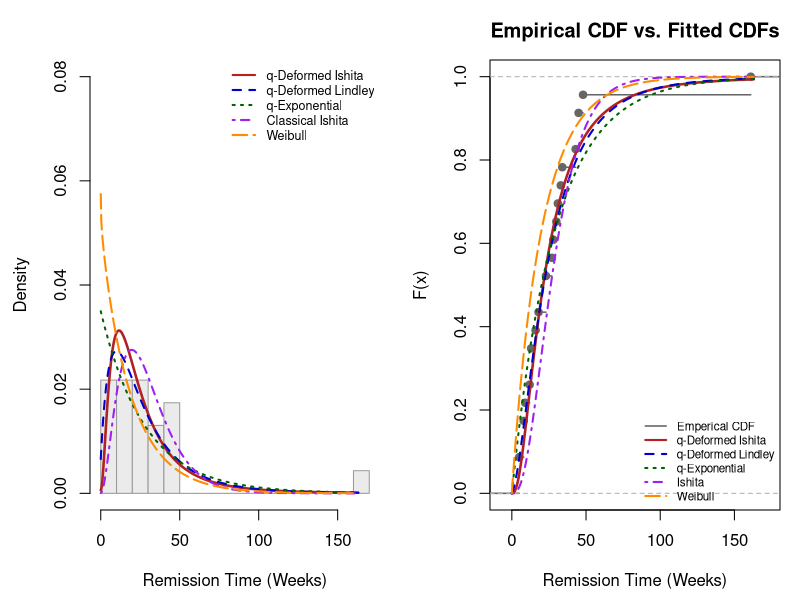
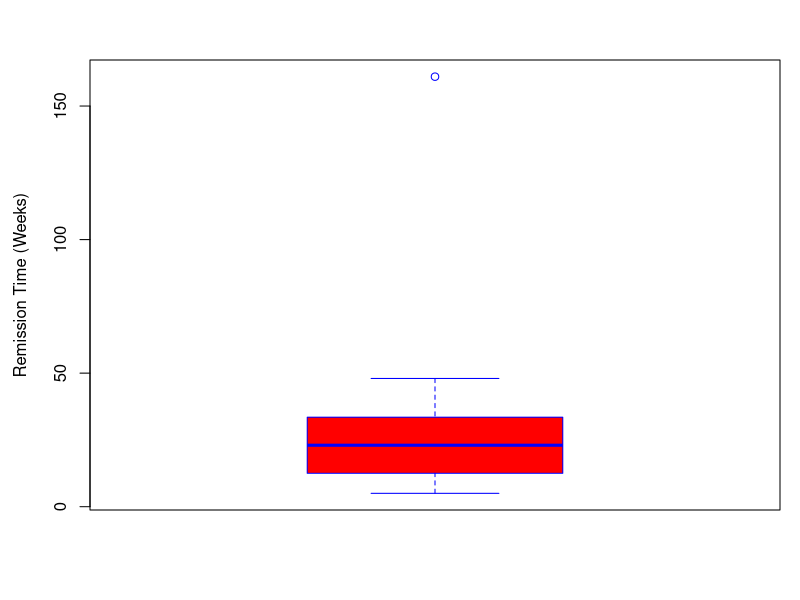

Write R code to recreate these figures, in order.
# Load required reliability and survival packages
library(survival)

# 1. Use standard built-in lifetime/reliability dataset from R (aml: Leukaemia survival/remission times)
aml
x <- aml$time  
n <- length(x)

# (a) q-Deformed Ishita (qDI) Density Function
dqDI <- function(x, theta, q) {
  if (theta <= 0 || q >= 4/3 || q < 1) return(rep(0, length(x)))
  num <- (2 - q) * (3 - 2 * q) * (4 - 3 * q) * (theta^3)
  den <- 2 + (3 - 2 * q) * (4 - 3 * q) * (theta^3)
  if (den <= 0 || num <= 0) return(rep(0, length(x)))
  
  C_val <- num / den
  pdf_vals <- numeric(length(x))
  valid <- (x > 0)
  
  if (abs(q - 1) < 1e-5) {
    pdf_vals[valid] <- (theta^3 / (theta^3 + 2)) * (theta + x[valid]^2) * exp(-theta * x[valid])
  } else {
    term <- 1 + (q - 1) * theta * x[valid]
    pdf_vals[valid] <- C_val * (theta + x[valid]^2) * (term^(-1 / (q - 1)))
  }
  return(pdf_vals)
}

pqDI <- function(x, theta, q) {
  sapply(x, function(val) {
    if (val <= 0) return(0)
    tryCatch(integrate(dqDI, lower = 0, upper = val, theta = theta, q = q)$value, error = function(e) NA)
  })
}

# (b) q-Deformed Lindley 
dqDL <- function(x, theta, q) {
  if (theta <= 0 || q >= 1.5 || q < 1) return(rep(0, length(x)))
  num <- (2 - q) * (3 - 2 * q) * (theta^2)
  den <- 1 + (3 - 2 * q) * theta
  if (den <= 0 || num <= 0) return(rep(0, length(x)))
  
  C_val <- num / den
  pdf_vals <- numeric(length(x))
  valid <- (x > 0)
  
  if (abs(q - 1) < 1e-5) {
    pdf_vals[valid] <- (theta^2 / (1 + theta)) * (1 + x[valid]) * exp(-theta * x[valid])
  } else {
    term <- 1 + (q - 1) * theta * x[valid]
    pdf_vals[valid] <- C_val * (1 + x[valid]) * (term^(-1 / (q - 1)))
  }
  return(pdf_vals)
}

pqDL <- function(x, theta, q) {
  sapply(x, function(val) {
    if (val <= 0) return(0)
    tryCatch(integrate(dqDL, lower = 0, upper = val, theta = theta, q = q)$value, error = function(e) NA)
  })
}

# (c) q-Exponential 
dqExp <- function(x, rate, q) {
  if (rate <= 0 || q >= 2 || q < 1) return(rep(0, length(x)))
  pdf_vals <- numeric(length(x))
  valid <- (x > 0)
  
  if (abs(q - 1) < 1e-5) {
    pdf_vals[valid] <- rate * exp(-rate * x[valid])
  } else {
    term <- 1 + (q - 1) * rate * x[valid]
    pdf_vals[valid] <- (2 - q) * rate * (term^(-1 / (q - 1)))
  }
  return(pdf_vals)
}

pqExp <- function(x, rate, q) {
  if (abs(q - 1) < 1e-5) {
    return(pexp(x, rate = rate))
  }
  cdf_vals <- numeric(length(x))
  valid <- (x > 0)
  term <- 1 + (q - 1) * rate * x[valid]
  cdf_vals[valid] <- 1 - term^(-(2 - q) / (q - 1))
  return(cdf_vals)
}

# (d) Classical Ishita
dIshita <- function(x, theta) {
  if (theta <= 0) return(rep(0, length(x)))
  pdf_vals <- numeric(length(x))
  valid <- (x > 0)
  pdf_vals[valid] <- (theta^3 / (theta^3 + 2)) * (theta + x[valid]^2) * exp(-theta * x[valid])
  return(pdf_vals)
}

pIshita <- function(x, theta) {
  sapply(x, function(val) {
    if (val <= 0) return(0)
    tryCatch(integrate(dIshita, lower = 0, upper = val, theta = theta)$value, error = function(e) NA)
  })
}

# 3. Negative Log-Likelihood Functions for Optimization
nll_qDI <- function(par) {
  theta <- par[1]; q <- par[2]
  if (theta <= 1e-4 || q >= 1.33 || q <= 1.0) return(1e10)
  pdf_vals <- dqDI(x, theta, q)
  if (any(pdf_vals <= 0) || any(is.na(pdf_vals))) return(1e10)
  return(-sum(log(pdf_vals)))
}

nll_qDL <- function(par) {
  theta <- par[1]; q <- par[2]
  if (theta <= 1e-4 || q >= 1.49 || q <= 1.0) return(1e10)
  pdf_vals <- dqDL(x, theta, q)
  if (any(pdf_vals <= 0) || any(is.na(pdf_vals))) return(1e10)
  return(-sum(log(pdf_vals)))
}

nll_qExp <- function(par) {
  rate <- par[1]; q <- par[2]
  if (rate <= 1e-4 || q >= 1.99 || q <= 1.0) return(1e10)
  pdf_vals <- dqExp(x, rate, q)
  if (any(pdf_vals <= 0) || any(is.na(pdf_vals))) return(1e10)
  return(-sum(log(pdf_vals)))
}

nll_Ishita  <- function(par) -sum(log(dIshita(x, par[1])))
nll_Weibull <- function(par) -sum(dweibull(x, shape = par[1], scale = par[2], log = TRUE))
nll_Gamma   <- function(par) -sum(dgamma(x, shape = par[1], rate = par[2], log = TRUE))

# 4. Maximum Likelihood Estimation Fitting
fit_qDI     <- optim(c(0.5, 1.05), nll_qDI,     method = "L-BFGS-B", lower = c(0.01, 1.001), upper = c(10, 1.32))
fit_qDL     <- optim(c(0.5, 1.05), nll_qDL,     method = "L-BFGS-B", lower = c(0.01, 1.001), upper = c(10, 1.48))
fit_qExp    <- optim(c(0.3, 1.05), nll_qExp,    method = "L-BFGS-B", lower = c(0.01, 1.001), upper = c(10, 1.98))
fit_Ishita  <- optim(c(0.5),       nll_Ishita,  method = "L-BFGS-B", lower = c(0.01),      upper = c(10))
fit_Weibull <- optim(c(1, 1),      nll_Weibull, method = "L-BFGS-B", lower = c(0.01, 0.01), upper = c(10, 20))
fit_Gamma   <- optim(c(1, 1),      nll_Gamma,   method = "L-BFGS-B", lower = c(0.01, 0.01), upper = c(10, 20))

# 5. Goodness-of-Fit Summary Table
models <- list(
  "q-Deformed Ishita"  = list(fit = fit_qDI,     k = 2, pfun = function(v) pqDI(v, fit_qDI$par[1], fit_qDI$par[2])),
  "q-Deformed Lindley" = list(fit = fit_qDL,     k = 2, pfun = function(v) pqDL(v, fit_qDL$par[1], fit_qDL$par[2])),
  "q-Exponential"      = list(fit = fit_qExp,    k = 2, pfun = function(v) pqExp(v, fit_qExp$par[1], fit_qExp$par[2])),
  "Classical Ishita"   = list(fit = fit_Ishita,  k = 1, pfun = function(v) pIshita(v, fit_Ishita$par[1])),
  "Weibull"            = list(fit = fit_Weibull, k = 2, pfun = function(v) pweibull(v, fit_Weibull$par[1], fit_Weibull$par[2])),
  "Gamma"              = list(fit = fit_Gamma,   k = 2, pfun = function(v) pgamma(v, fit_Gamma$par[1], fit_Gamma$par[2]))
)

comparison_results <- data.frame(
  Model = character(), Params = numeric(), LogLik = numeric(),
  AIC = numeric(), BIC = numeric(), KS_Stat = numeric(), p_value = numeric(),
  stringsAsFactors = FALSE
)

for (name in names(models)) {
  m <- models[[name]]
  logL <- -m$fit$value
  k <- m$k
  aic <- 2 * k - 2 * logL
  bic <- k * log(n) - 2 * logL
  ks_test <- ks.test(x, m$pfun)
  
  comparison_results[nrow(comparison_results) + 1, ] <- list(
    Model   = name, Params  = k,
    LogLik  = round(logL, 4), AIC = round(aic, 4), BIC = round(bic, 4),
    KS_Stat = round(ks_test$statistic, 4), p_value = round(ks_test$p.value, 4)
  )
}

comparison_results <- comparison_results[order(comparison_results$AIC), ]
print("--- RELIABILITY MODEL COMPARISON TABLE ---")
print(comparison_results, row.names = FALSE)

# 6. Comparative Density and CDF Visualizations
par(mfrow = c(1, 2), mar = c(4.5, 4.5, 3, 1))

x_grid <- seq(0.01, max(x) + 2, length.out = 500)

# Histogram & Density Overlay
hist(x, breaks = 15, probability = TRUE, col = "gray92", border = "gray60", main="", xlab = "Remission Time (Weeks)",
     ylab = "Density", ylim = c(0, 0.08))

lines(x_grid, dqDI(x_grid, fit_qDI$par[1], fit_qDI$par[2]), col = "firebrick", lwd = 2.5, lty = 1)
lines(x_grid, dqDL(x_grid, fit_qDL$par[1], fit_qDL$par[2]), col = "blue3", lwd = 2, lty = 2)
lines(x_grid, dqExp(x_grid, fit_qExp$par[1], fit_qExp$par[2]), col = "darkgreen", lwd = 2, lty = 3)
lines(x_grid, dIshita(x_grid, fit_Ishita$par[1]), col = "purple", lwd = 2, lty = 4)
lines(x_grid, dweibull(x_grid, fit_Weibull$par[1], fit_Weibull$par[2]), col = "darkorange", lwd = 2, lty = 5)

legend("topright", legend = c("q-Deformed Ishita", "q-Deformed Lindley", "q-Exponential", "Classical Ishita", "Weibull"),
       col = c("firebrick", "blue3", "darkgreen", "purple", "darkorange"),
       lty = 1:5, lwd = 2, bty = "n", cex = 0.75)

# Empirical vs Fitted CDFs
plot(ecdf(x), main = "Empirical CDF vs. Fitted CDFs", xlab = "Remission Time (Weeks)",
     ylab = "F(x)", col = "gray40", lwd = 1.5)

lines(x_grid, pqDI(x_grid, fit_qDI$par[1], fit_qDI$par[2]), col = "firebrick", lwd = 2.5, lty = 1)
lines(x_grid, pqDL(x_grid, fit_qDL$par[1], fit_qDL$par[2]), col = "blue3", lwd = 2, lty = 2)
lines(x_grid, pqExp(x_grid, fit_qExp$par[1], fit_qExp$par[2]), col = "darkgreen", lwd = 2, lty = 3)
lines(x_grid, pIshita(x_grid, fit_Ishita$par[1]), col = "purple", lwd = 2, lty = 4)
lines(x_grid, pweibull(x_grid, fit_Weibull$par[1], fit_Weibull$par[2]), col = "darkorange", lwd = 2, lty = 5)

legend("bottomright", legend = c("Emperical CDF", "q-Deformed Ishita", "q-Deformed Lindley", "q-Exponential", "Ishita", "Weibull"),
       col = c("gray40", "firebrick", "blue3", "darkgreen", "purple", "darkorange"),
       lty = c(1, 1:5), lwd = c(1.5, rep(2, 5)), bty = "n", cex = 0.7)

par(mfrow = c(1, 1))

# Box plot of Remission Times
boxplot(
  x,
  main = "",
  ylab = "Remission Time (Weeks)",
  col = "red",
  border = "blue",
  outline = TRUE
)
